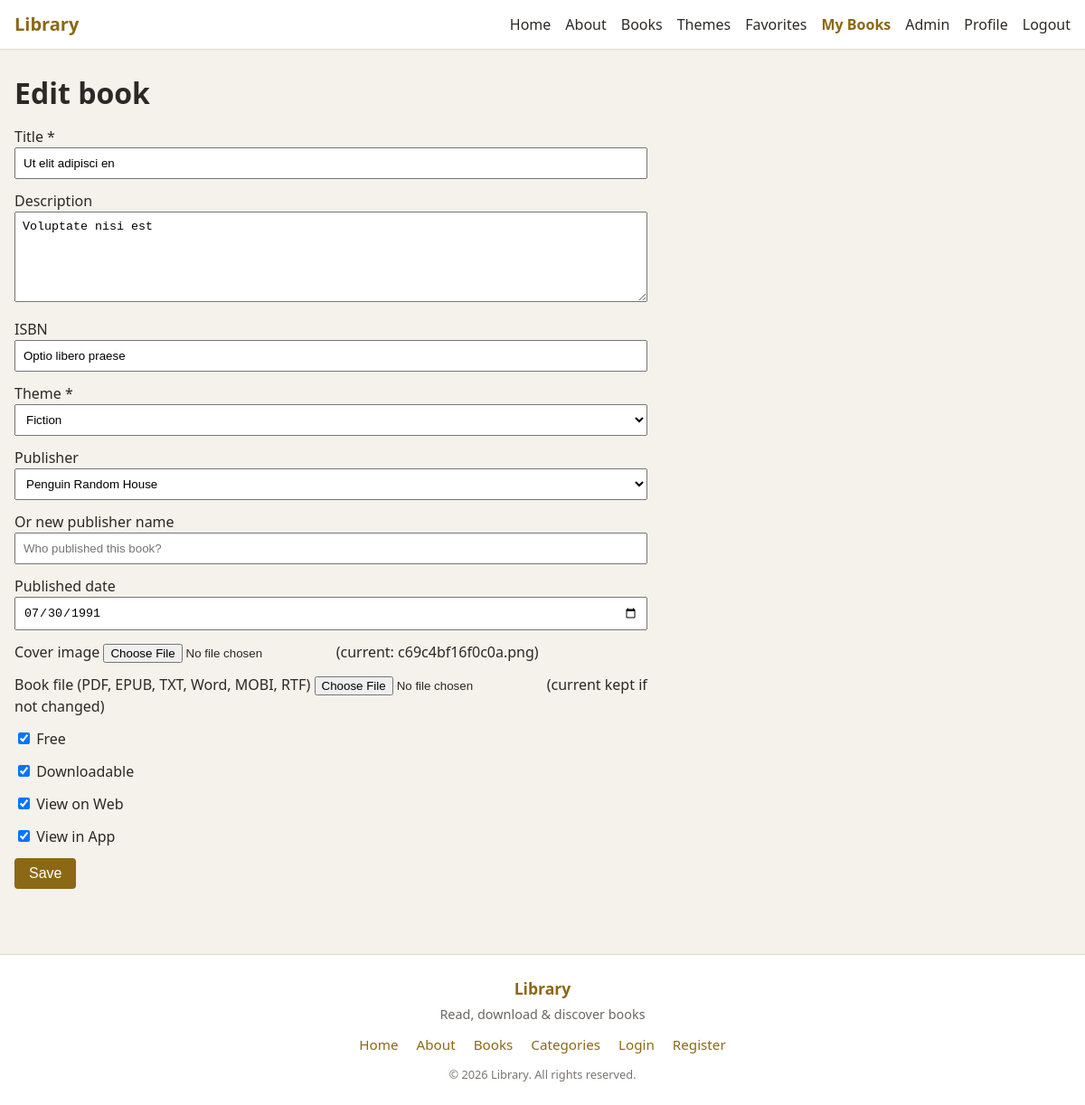
The page /author/edit.php?id=7 (signed in) on the database its author committed.
### tables this page shows
CREATE TABLE `books` (
  `id` int(10) UNSIGNED NOT NULL,
  `title` varchar(255) NOT NULL,
  `description` text DEFAULT NULL,
  `isbn` varchar(20) DEFAULT NULL,
  `theme_id` int(10) UNSIGNED NOT NULL,
  `author_id` int(10) UNSIGNED NOT NULL COMMENT 'User who is the author',
  `publisher_id` int(10) UNSIGNED DEFAULT NULL,
  `published_date` date DEFAULT NULL COMMENT 'When the book was published',
  `cover_url` varchar(255) DEFAULT NULL,
  `file_url` varchar(255) DEFAULT NULL,
  `is_free` tinyint(1) NOT NULL DEFAULT 1,
  `is_downloadable` tinyint(1) NOT NULL DEFAULT 1,
  `view_in_web` tinyint(1) NOT NULL DEFAULT 1,
  `view_in_app` tinyint(1) NOT NULL DEFAULT 1,
  `access_duration_days` int(10) UNSIGNED DEFAULT NULL COMMENT 'For paid: NULL=lifetime, else days until access expires',
  `view_count` int(10) UNSIGNED NOT NULL DEFAULT 0,
  `download_count` int(10) UNSIGNED NOT NULL DEFAULT 0,
  `created_at` datetime NOT NULL DEFAULT current_timestamp(),
  `updated_at` datetime DEFAULT NULL ON UPDATE current_timestamp()
);

CREATE TABLE `themes` (
  `id` int(10) UNSIGNED NOT NULL,
  `name` varchar(100) NOT NULL,
  `slug` varchar(100) NOT NULL,
  `description` text DEFAULT NULL,
  `sort_order` int(11) NOT NULL DEFAULT 0,
  `created_at` datetime NOT NULL DEFAULT current_timestamp()
);

CREATE TABLE `publishers` (
  `id` int(10) UNSIGNED NOT NULL,
  `name` varchar(200) NOT NULL,
  `slug` varchar(200) NOT NULL,
  `created_at` datetime NOT NULL DEFAULT current_timestamp()
);

### includes/functions.php (called while the page is built, shortened)
<?php
function e(?string $s): string {
    return $s === null ? '' : htmlspecialchars($s, ENT_QUOTES, 'UTF-8');
}

### includes/book_formats.php (called while the page is built, shortened)
<?php
function get_allowed_book_extensions(): array {
    return defined('BOOK_ALLOWED_EXTENSIONS') ? BOOK_ALLOWED_EXTENSIONS : ['pdf', 'epub', 'txt', 'doc', 'docx', 'mobi', 'rtf'];
}

### author/edit.php (the view, shortened to what this page needs)
<?php
$id = (int) ($_GET['id'] ?? 0);
$pdo = getDb();
$stmt = $pdo->prepare('SELECT * FROM books WHERE id = ?');
$stmt->execute([$id]);
$book = $stmt->fetch();
$themes = $pdo->query('SELECT id, name FROM themes ORDER BY sort_order, name')->fetchAll();
$publishers = $pdo->query('SELECT id, name FROM publishers ORDER BY name')->fetchAll();
$success = false;
require_once dirname(__DIR__) . '/includes/header.php';
?>
<h1>Edit book</h1>
<?php if ($success): ?>
  <p class="success">Saved. <a href="<?= base_url('author/') ?>">My books</a> | <a href="<?= base_url('books/detail.php?id=' . $id) ?>">View book</a></p>
<?php else: ?>
  <form method="post" enctype="multipart/form-data" class="container">
    <label>Title * <input type="text" name="title" value="<?= e($book['title']) ?>" required></label>
    <label>Description <textarea name="description" rows="5"><?= e($book['description']) ?></textarea></label>
    <label>ISBN <input type="text" name="isbn" value="<?= e($book['isbn']) ?>"></label>
    <label>Theme * <select name="theme_id" required>
      <?php foreach ($themes as $t): ?>
        <option value="<?= $t['id'] ?>" <?= (int)$book['theme_id'] === (int)$t['id'] ? 'selected' : '' ?>><?= e($t['name']) ?></option>
      <?php endforeach; ?>
    </select></label>
    <label>Publisher <select name="publisher_id">
      <?php foreach ($publishers as $p): ?>
        <option value="<?= $p['id'] ?>" <?= (int)$book['publisher_id'] === (int)$p['id'] ? 'selected' : '' ?>><?= e($p['name']) ?></option>
      <?php endforeach; ?>
    </select></label>
    <label>Or new publisher name <input type="text" name="publisher_new" placeholder="Who published this book?"></label>
    <label>Published date <input type="date" name="published_date" value="<?= e($book['published_date']) ?>"></label>
    <label>Cover image <input type="file" name="cover" accept=".jpg,.jpeg,.png,.gif,.webp"> <?php if ($book['cover_url']): ?>(current: <?= e($book['cover_url']) ?>)<?php endif; ?></label>
    <label>Book file (PDF, EPUB, TXT, Word, MOBI, RTF) <input type="file" name="book_file" accept="<?= e(implode(',', array_map(function($e){ return '.'.$e; }, get_allowed_book_extensions()))) ?>"> <?php if ($book['file_url']): ?>(current kept if not changed)<?php endif; ?></label>
    <label class="checkbox"><input type="checkbox" name="is_free" value="1" id="edit_is_free" <?= $book['is_free'] ? 'checked' : '' ?>> Free</label>
    <label class="checkbox"><input type="checkbox" name="is_downloadable" value="1" <?= $book['is_downloadable'] ? 'checked' : '' ?>> Downloadable</label>
    <label class="checkbox"><input type="checkbox" name="view_in_web" value="1" <?= $book['view_in_web'] ? 'checked' : '' ?>> View on Web</label>
    <label class="checkbox"><input type="checkbox" name="view_in_app" value="1" <?= $book['view_in_app'] ? 'checked' : '' ?>> View in App</label>
    <button type="submit" class="btn">Save</button>
  </form>
<?php endif; ?>
<?php require_once dirname(__DIR__) . '/includes/footer.php'; ?>

### assets/css/style.css (style rules this page uses)
:root { --bg: #f5f1eb; --card: #fff; --text: #2c2825; --muted: #6b6560; --accent: #8b6914; --accent-hover: #6d5210; --border: #e0d9d0; --error: #c0392b; --success: #27ae60; }
* { box-sizing: border-box; }
body { margin: 0; font-family: 'Segoe UI', system-ui, sans-serif; background: var(--bg); color: var(--text); line-height: 1.5; }
.btn { display: inline-block; padding: 0.5rem 1rem; background: var(--accent); color: #fff; text-decoration: none; border-radius: 4px; border: none; cursor: pointer; font-size: 1rem; }
.container { max-width: 700px; }
form label { display: block; margin: 0.75rem 0; }
form input[type="text"], form input[type="email"], form input[type="number"], form input[type="date"], form input[type="url"], form select, form textarea { width: 100%; padding: 0.5rem; }
form textarea { min-height: 100px; }
h1 { margin-top: 0; margin-bottom: 0.5rem; }

### rows shown on the page
books: title "Ut elit adipisci en", description "Voluptate nisi est", isbn "Optio libero praese", theme_id "Fiction", publisher_id "Penguin Random House", published_date "07/30/1991", cover_url "c69c4bf16f0c0a.png", is_free "☑", is_downloadable "☑", view_in_web "☑", view_in_app "☑"

### other values the page prints
$siteName "Library"
$footerSiteName "Library"
$footerTagline "Read, download & discover books"
